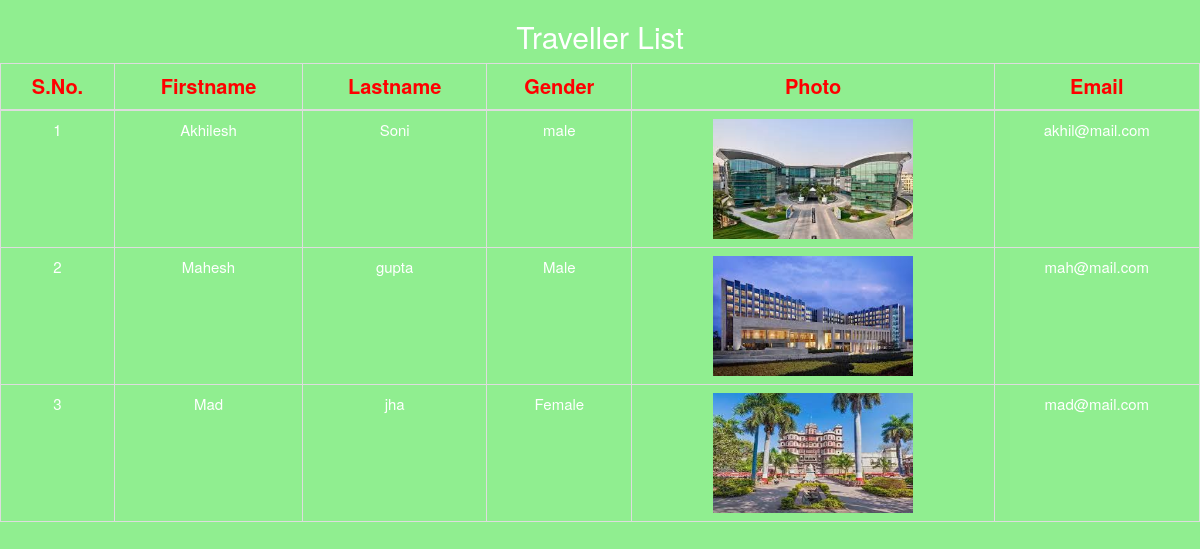
The app's page /travellers/ with its own data.
### travel/models.py (models this page shows)
class Traveller(models.Model):
    firstname = models.CharField(max_length=50);
    lastname = models.CharField(max_length=50);
    gender = models.CharField(max_length=8);
    image = models.ImageField(upload_to='traveller_pics/');
    email = models.EmailField();
    password = models.CharField(max_length=50);
    createddate = models.CharField(max_length=20);
    logindate = models.CharField(max_length=20);

### travel/views.py (the view)
# urls.py: path('travellers/', views.travellers, name='Travellers'),
def travellers(request):
    travellers = Traveller.objects.all()
    return render(request, 'travel/travellers.html', {'travellers':travellers})

### templates/travel/travellers.html (shortened to what this page needs)
<!DOCTYPE html>
{%load static%}
<html lang="en" dir="ltr">
  <head>
    <link rel="stylesheet" href="https://maxcdn.bootstrapcdn.com/bootstrap/3.4.1/css/bootstrap.min.css">
  </head>
  <body>
    <h2 align="center">Traveller List</h2>
    {% if travellers %}
    <table class="table table-bordered">
      <thead>
          <th>S.No.</th>
          <th>Firstname</th>
          <th>Lastname</th>
          <th>Gender</th>
          <th>Photo</th>
          <th>Email</th>
      </thead>
      {% for trvls in travellers %}
      <tr>
          <td>{{trvls.id}}</td>
          <td>{{trvls.firstname}}</td>
          <td>{{trvls.lastname}}</td>
          <td>{{trvls.gender}}</td>
          <td><img src="{{trvls.image.url}}" height="120" width="200" alt="No images found"></td>
          <td>{{trvls.email}}</td>
      </tr>
      {% endfor %}
    </table>
    {% else %}
      <h3> No employees found in Database </h3>
    {% endif %}
  </body>
</html>

### templates/travel/travellers.html (style rules this page uses)
body { background: url(https://images.unsplash.com/photo-1484821582734-6c6c9f99a672?ixlib=rb-1.2.1&ixid=eyJhcHBfaWQiOjEyMDd9&auto=format&fit=crop&w=891&q=80); background-repeat: no-repeat; background-size: cover; background-color: lightgreen; color: white; }
th { text-align: center; font-size: 20px; color: red; }
td { text-align: center; font-size: 15px; }

### records on screen
Traveller: id "1", firstname "Akhilesh", lastname "Soni", gender "male", image (picture), email "akhil@mail.com"
Traveller: id "2", firstname "Mahesh", lastname "gupta", gender "Male", image (picture), email "mah@mail.com"
Traveller: id "3", firstname "Mad", lastname "jha", gender "Female", image (picture), email "mad@mail.com"
